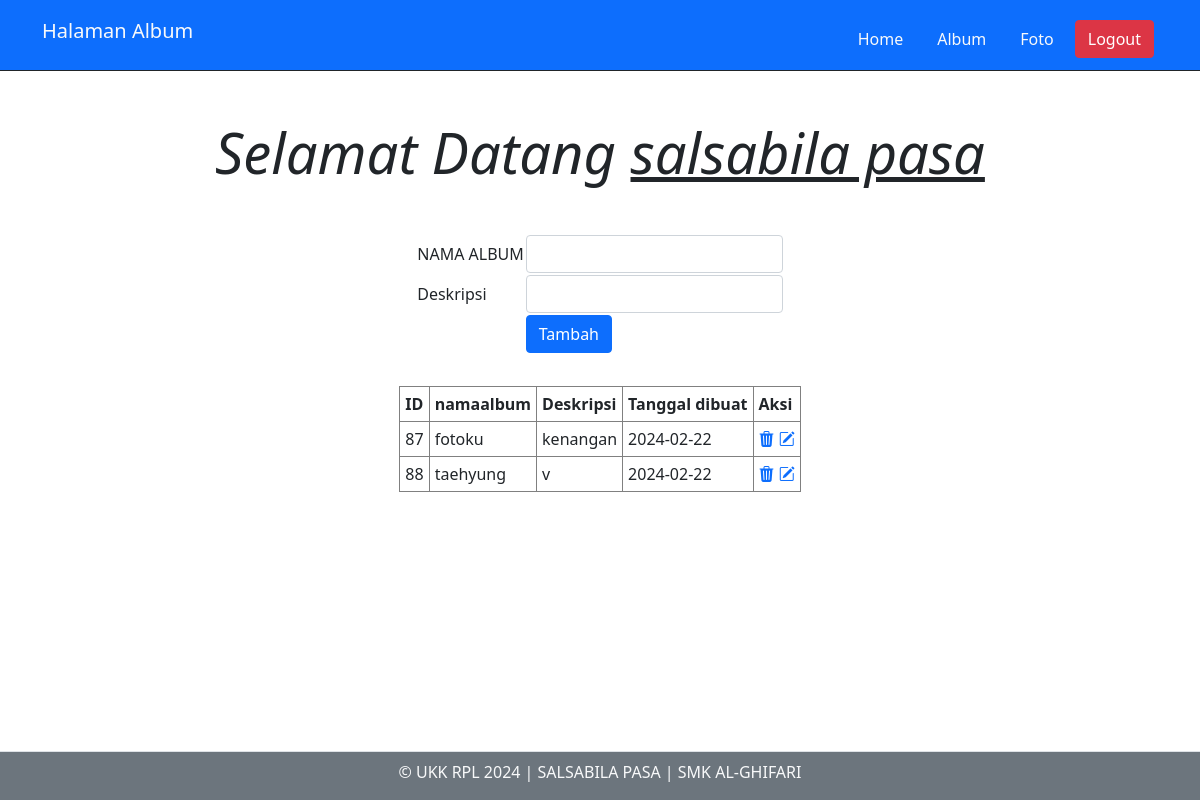
/album.php (signed in), run on the app's committed database.
### tables this page shows
CREATE TABLE `album` (
  `albumid` int(11) NOT NULL,
  `namaalbum` varchar(255) NOT NULL,
  `deskripsi` text NOT NULL,
  `tanggaldibuat` date NOT NULL,
  `userid` int(11) NOT NULL
);

### album.php (the view, shortened to what this page needs)
<!DOCTYPE html>
<html lang="en">
<head>
    <link rel="stylesheet" href="asset/css/bootstrap.min.css">
    <link rel="stylesheet" href="https://cdn.jsdelivr.net/npm/bootstrap-icons@1.11.3/font/bootstrap-icons.min.css">
</head>
<body>
     <nav class="navbar navbar-expand-lg bg-body-tertiary bg-primary text-light border-bottom border-dark">
        <div class="container">
            <h2 class="navbar-brand" href="index.php">Halaman Album</h2>
             <div class="collapse navbar-collapse mt-2" id="navbarNavAltMarkup">
                <ul class="navbar-nav">
                    <li class="nav-item"><a href="index.php" class="btn text-light m-1">Home</a></li>
                    <li class="nav-item"><a href="album.php" class="btn text-light m-1">Album</a></li>
                    <li class="nav-item"><a href="foto.php" class="btn text-light m-1">Foto</a></li>
                    <li class="nav-item"><a href="logout.php" class="btn btn-danger m-1">Logout</a></li>
                </ul>
            </div>
        </div>
    </nav>
    <div class="text-center display-4 fst-italic mb-5 mt-5">
        <p>Selamat Datang <b class="text-decoration-underline">
            <?=$_SESSION['namalengkap']?>
            </b></p>
    </div>
    <form action="tambah_album.php" method="post">
    <div class="table table-borderless">
        <table class="d-flex justify-content-center">
            <tr>
                <td>NAMA ALBUM</td>
                <td><input type="text" name="namaalbum" class="form-control" id="exampleFormControlInput1">
                </td>
            </tr>
            <tr>
                <td>Deskripsi</td>
                <td><input type="text" name="deskripsi" class="form-control" id="exampleFormControlInput1"></td>
            </tr>
            <div class="d-grid gap-2 d-md-block">
                <tr>
                    <td></td>
                    <td>
                        <button class="btn btn-primary" type="submit">
                            Tambah
                        </button>
                    </td>
                </tr>
            </div>
        </table>
    </div>
    </form>
    <div class="table-responsive">
        <div class="table">
            <div class="container-fluid mt-3">
                <div class="d-flex justify-content-center">
                    <table cellpadding=5 cellspacing="0" class="table-bordered table-stried table-secondry">
                        <tr>
                            <th>ID</th>
                            <th>namaalbum</th>
                            <th>Deskripsi</th>
                            <th>Tanggal dibuat</th>
                            <th>Aksi</th>
                        </tr>
                        <?php
                            include "koneksi.php";
                            $userid=$_SESSION['userid'];
                            $sql=mysqli_query($conn,"select * from album where userid='$userid'");
                            while ($data=mysqli_fetch_array($sql)){
                        ?>
                        <tr>
                          <td>
                            <?=$data['albumid']?>
                          </td>
                          <td>
                            <?=$data['namaalbum']?>
                          </td>
                          <td>
                            <?=$data['deskripsi']?>
                          </td>
                          <td>
                            <?=$data['tanggaldibuat']?>
                          </td>
                          <td>
                             <a href="hapus_album.php?albumid=<?=$data['albumid']?>"><i class="bi bi-trash3-fill"></i></a>
                             <a href="edit_album.php?albumid=<?=$data['albumid']?>"><i class="bi bi-pencil-square"></i></a>
                         </td>
                        </tr>
                        <?php
                        }
                        ?>
                    </table>
                </div>
            </div>
        </div>
    </div>
   <br><br><br><br><br>
    <footer class="d-flex justify-content-center border-top mt-2 bg-secondary fixed-bottom">
        <p class="pt-2 text-light">&copy; UKK RPL 2024 | SALSABILA PASA | SMK AL-GHIFARI</p>
    </footer>
</body>
</html>

### data on the page
album: albumid "87", namaalbum "fotoku", deskripsi "kenangan", tanggaldibuat "2024-02-22"
album: albumid "88", namaalbum "taehyung", deskripsi "v", tanggaldibuat "2024-02-22"

### other printed values
$_SESSION['namalengkap'] "salsabila pasa"
